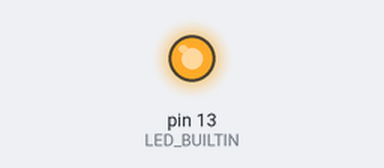
A sketch run on a simulated Arduino Uno, built with avr-gcc and run on an emulated ATmega328P. Parts: output pins drawn as LEDs (lit = HIGH).

Above: at 2.0 s.
At 4.1 s:
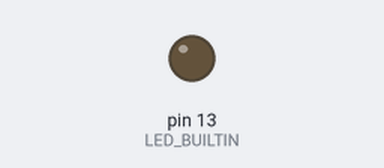
Timing chart, 0 to 5.3 s (numbered marks = the images above):
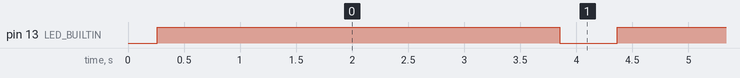

Measured:
- by itself, pin 13 (LED_BUILTIN): alternates HIGH for 3.6 s and LOW for 0.51 s

The sketch:

analog.ino
```cpp
#include <Arduino.h>

void setup() {}

void loop() {
  // Increase the LED intensity from 0 - 1024.
  for (int val = 0; val <= 1024; val += 5) {
    analogWrite(LED_BUILTIN, val);
    delay(10);
  }
  // Decrease the LED intensity.
  for (int val = 1024; val >= 0; val -= 5) {
    analogWrite(LED_BUILTIN, val);
    delay(10);
  }
}
```
